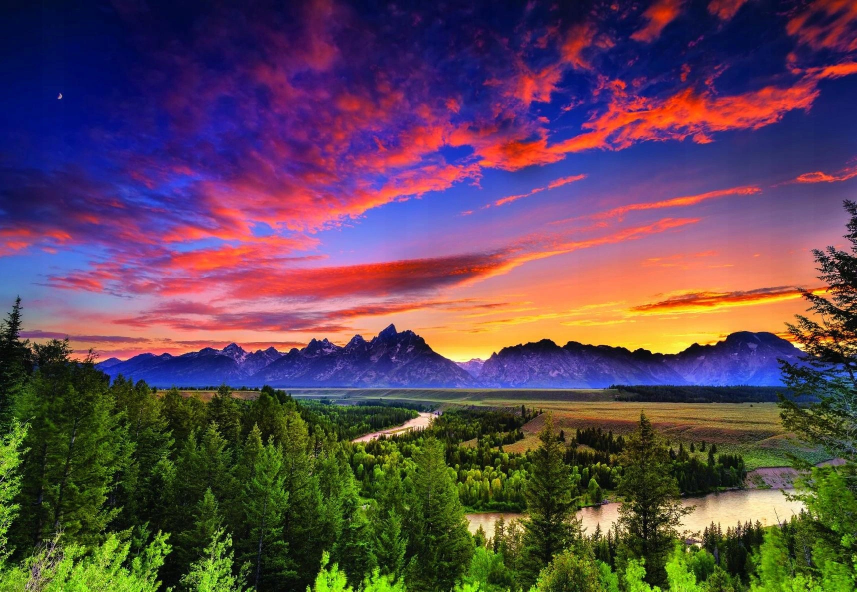
#> input picture krajobraz.jpg, 1714 x 1183 px (shown at 1/2 size)
$ python lab7_zad.py
#> lines starting #> are read from the running program, lines starting #| are printed output that depends on the picture; after the words box and inside, x2 and y2 are one past the last pixel; in counts of white or black regions, pixels touching at a corner belong together
from PIL import Image
import numpy as np
import matplotlib.pyplot as plt

obraz = Image.open('krajobraz.jpg')
#> obraz is the input picture: PIL image 1714x1183 RGB; mean R, G, B 94.9, 70, 84.8

#zad 1
def konwertuj_na_szary(obraz, w1, w2, w3):
#> called with w1 = 0.5, w2 = 0.8, w3 = 0.2
    w, h = obraz.size
#> w = 1714; h = 1183
    for i in range(w):
        for j in range(h):
            p=obraz.getpixel((i,j))
            b=int(p[0]*w1+p[1]*w2+p[2]*w3)
            obraz.putpixel((i,j),(b,b,b))

im= obraz.copy()
konwertuj_na_szary(im,0.5,0.8,0.2)
#im.show()
im.save('obraz1.jpg')

#zad2
def szary_na_czarnobialy(obraz, wsp):
#> called with wsp = 200
    w, h = obraz.size
#> w = 1714; h = 1183
    for i in range(w):
        for j in range(h):
            p=obraz.getpixel((i,j))
            b=int(p[0]/(wsp+1))*255
            obraz.putpixel((i,j),(b,b,b))
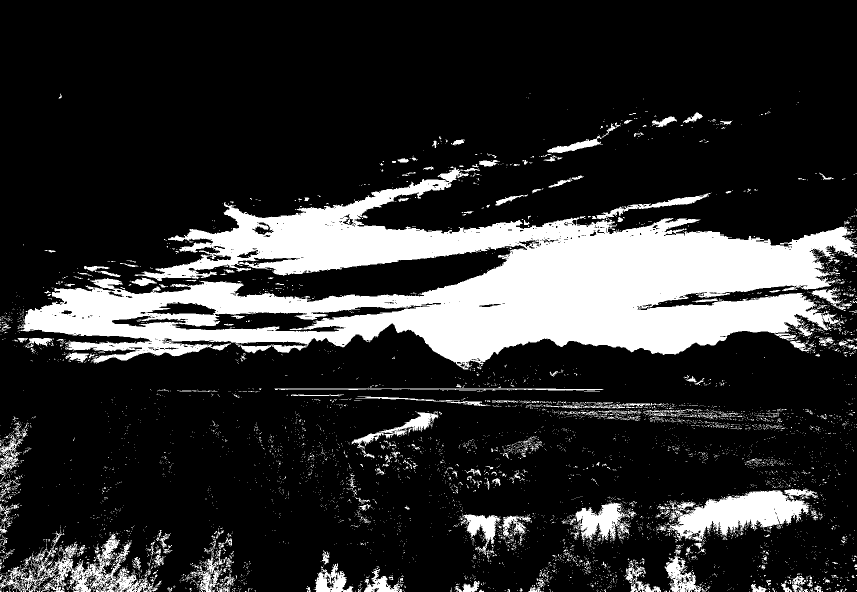
#> obraz: PIL image 1714x1183 RGB (shown at 1/2 size); 18.6% white; 6319 white regions (5978 under 20 px), largest, box (x1, y1, x2, y2) and area: (35, 333, 1714, 739) 284739, (1331, 977, 1636, 1083) 15423, (0, 1062, 323, 1183) 10454

im1=Image.open('obraz1.jpg')
szary_na_czarnobialy(im1, 200)
im1_1,g,b=im1.split()
#im1_1.show()
print("tryb", im1_1.mode)
#| tryb L

#zad3
def utnij_wartości_pikseli(obraz, wsp_min,wsp_max):
#> called with wsp_min = 50, wsp_max = 150
    obraz=obraz.point(lambda i:wsp_min if i <= wsp_min else (wsp_max if i >= wsp_max else i ))
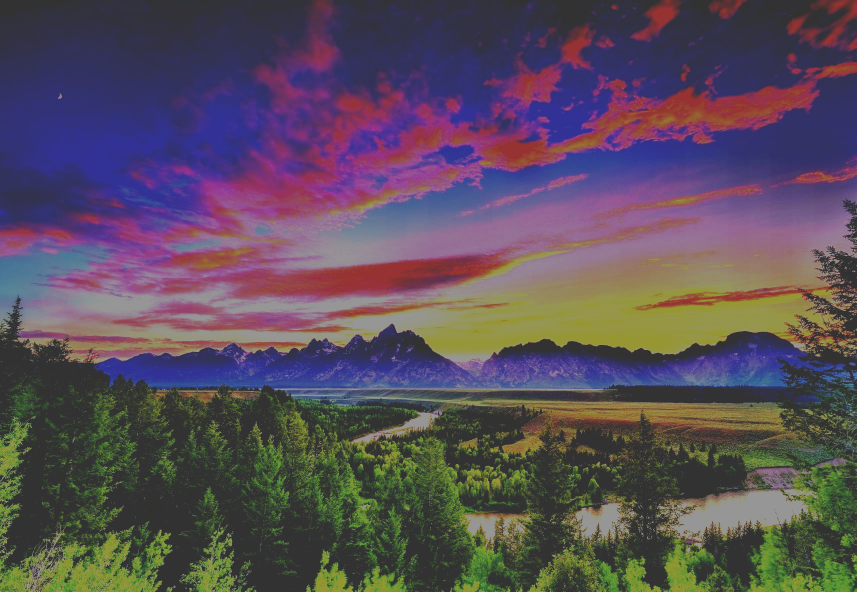
#> obraz: PIL image 1714x1183 RGB (shown at 1/2 size); mean R, G, B 89.8, 77.8, 90.4
    return obraz

def utnij_wartości_pikseli2(obraz, wsp_min,wsp_max):
#> called with wsp_min = 50, wsp_max = 250
    obraz=obraz.point(lambda i: 0 if i <= wsp_min else ( 1 if i >= wsp_max else i ))
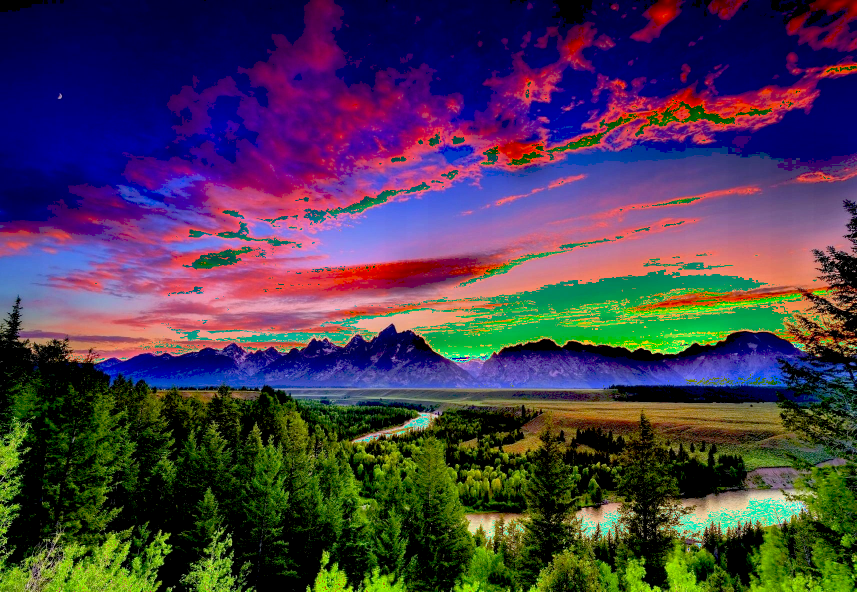
#> obraz: PIL image 1714x1183 RGB (shown at 1/2 size); mean R, G, B 72.7, 57.9, 79.1
    return obraz

im2= obraz.copy()
im2_1= obraz.copy()
im2=utnij_wartości_pikseli(im2,50,150)
im2_1=utnij_wartości_pikseli2(im2_1,50,250)
im2.show()
im2.save('obraz2.jpg')
im2_1.show()
im2.save('obraz3.jpg')

# zadanie 4

def rysuj_prostokat (obraz,m,n,a,b,kolor):
#> called with m = 500, n = 750, a = 100, b = 120
    T = np.array(obraz)
    T [m:m+a,n] = kolor
#> T: shape (1183, 1714, 3); under 0.01% of pixels changed, all inside (x1, y1, x2, y2) = (750, 500, 751, 600)
    T [m:m+a,n+b] = kolor
#> T: shape (1183, 1714, 3); mean R, G, B 94.9, 70, 84.7
    T [m,n:n+b] = kolor
#> T: shape (1183, 1714, 3); mean R, G, B 94.9, 70, 84.7
    T [m+a,n:n+b+1] = kolor
#> T: shape (1183, 1714, 3); mean R, G, B 94.9, 70, 84.7
    im3 = Image.fromarray(T)
    im3.show()
    im3.save('obraz4.jpg')

rysuj_prostokat(obraz,500,750,100,120,[255,255,0])

def rysuj_kwadrat (obraz,m,n,a,kolor):
#> called with m = 1000, n = 1500, a = 60
    T = np.array(obraz)
    T [m+(a//2), n-(a//2):n+(a//2)] = kolor
#> T: shape (1183, 1714, 3); under 0.01% of pixels changed, all inside (x1, y1, x2, y2) = (1470, 1030, 1530, 1031)
    T [m-(a//2), n-(a//2):n+(a//2)] = kolor
#> T: shape (1183, 1714, 3); mean R, G, B 94.9, 70, 84.8
    T [m-(a//2):m+(a//2),n-(a//2)] = kolor
#> T: shape (1183, 1714, 3); mean R, G, B 94.9, 70, 84.7
    T [m-(a//2):m+(a//2)+1,n+(a//2)] = kolor
#> T: shape (1183, 1714, 3); mean R, G, B 94.9, 70, 84.7
    im4 = Image.fromarray(T)
    im4.show()
    im4.save('obraz5.jpg')

rysuj_kwadrat(obraz,1000,1500,60,[255,255,0])

#Zad5.1
im5 = obraz.copy()
def odbij_w_poziomie(obraz):
    obraz = np.array(obraz)
    return Image.fromarray(obraz[:, ::-1, :])
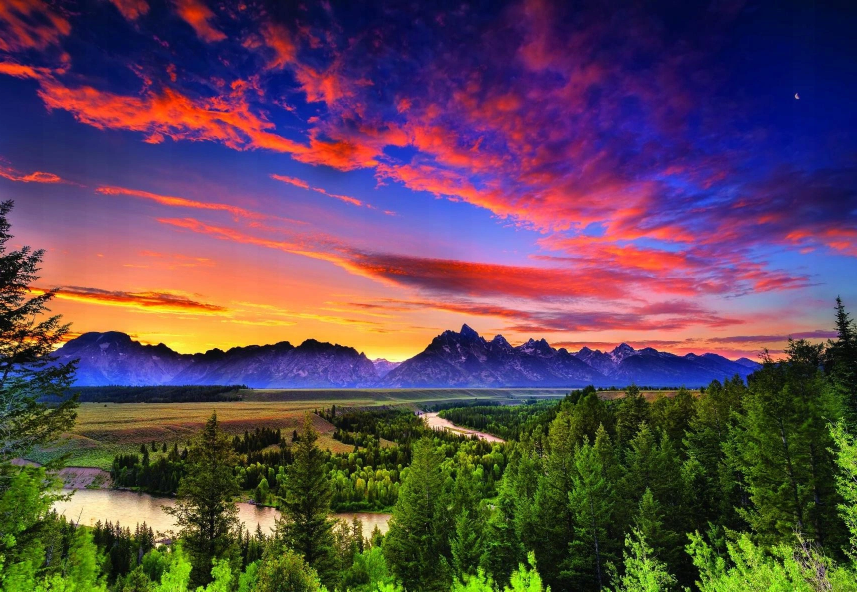
#> returned value: PIL image 1714x1183 RGB (shown at 1/2 size); mean R, G, B 94.9, 70, 84.8

#Zad5.2
odbij_w_poziomie(im5).save('obraz6.png')

#Zad5.3
def odbij_w_pionie(obraz):
    obraz = np.array(obraz)
    return Image.fromarray(obraz[::-1,:])
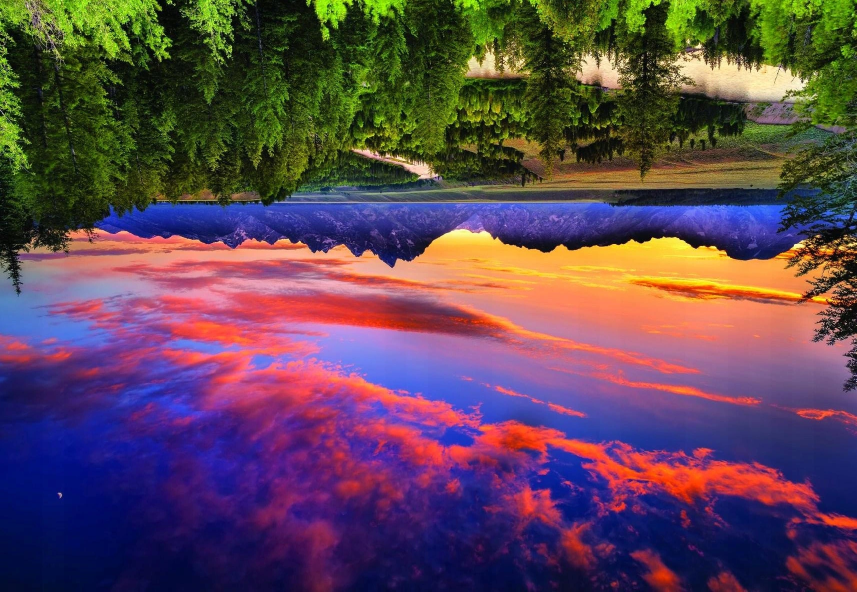
#> returned value: PIL image 1714x1183 RGB (shown at 1/2 size); mean R, G, B 94.9, 70, 84.8

#Zad5.4
im6 = obraz.copy()
odbij_w_pionie(im6).save('obraz7.png')

#Zad5.5
def  odbij_w_poziomie_przez_srodek(obraz):
    w ,h = obraz.size
#> w = 1714; h = 1183
    polowa = int(w/2+1)
#> polowa = 858
    obraz = np.array(obraz)
    obraz[:,1:polowa,:]= obraz[:,polowa-1:w,:][:,::-1,:]
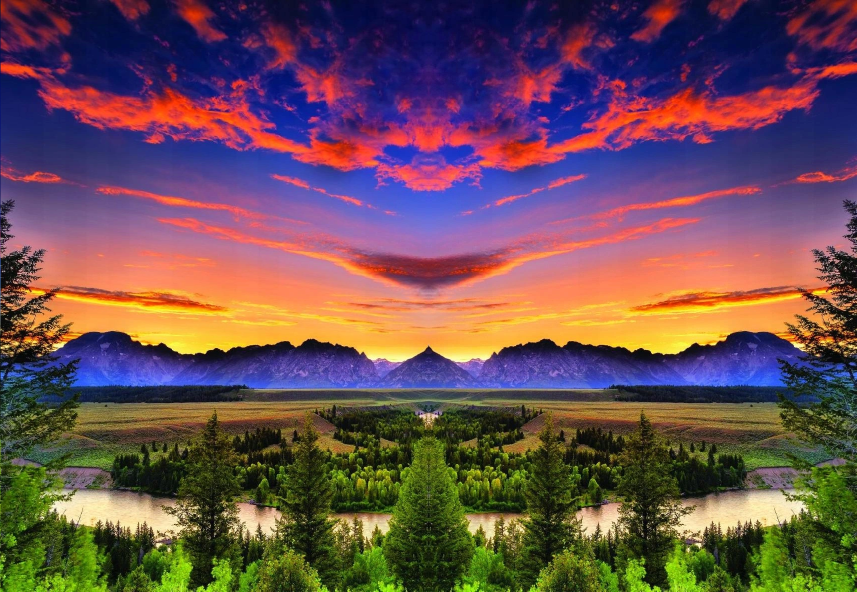
#> obraz: shape (1183, 1714, 3) (shown at 1/2 size); mean R, G, B 107.4, 78.8, 82.7
    return Image.fromarray(obraz)

#Zad5.6
im7 = obraz.copy()
odbij_w_poziomie_przez_srodek(im7).save('obraz8.png')

#Zad5.7
def  odbij_w_pionie_przez_srodek(obraz):
    w ,h = obraz.size
#> w = 1714; h = 1183
    polowa = int(h/2+1)
#> polowa = 592
    obraz = np.array(obraz)
    obraz[1:polowa,:,:]= obraz[polowa:h,:,:][::-1,:,:]
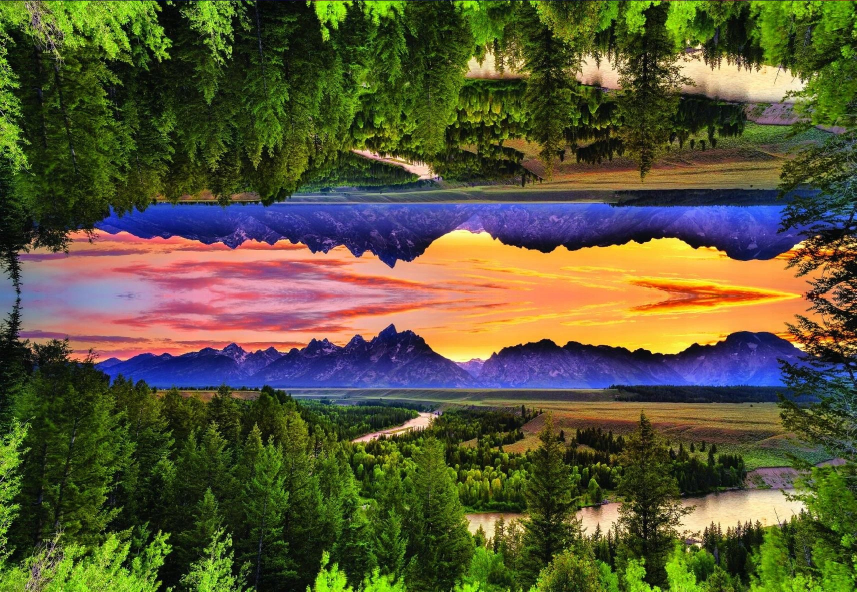
#> obraz: shape (1183, 1714, 3) (shown at 1/2 size); mean R, G, B 89.6, 86.3, 55.6
    return Image.fromarray(obraz)

#Zad5.8
im8 = obraz.copy()
odbij_w_pionie_przez_srodek(im8).save('obraz9.png')

#zad6
T= np.array(obraz, dtype="uint8")
w,h = obraz.size
#> w = 1714; h = 1183
for i in range(h):
    for j in range(w):
        for k in range (0,3):
            if T[i,j,k]+100>255:
                T[i,j,k]=255
            else:
#> (the run stopped early here; a loop or call above may not have finished)
